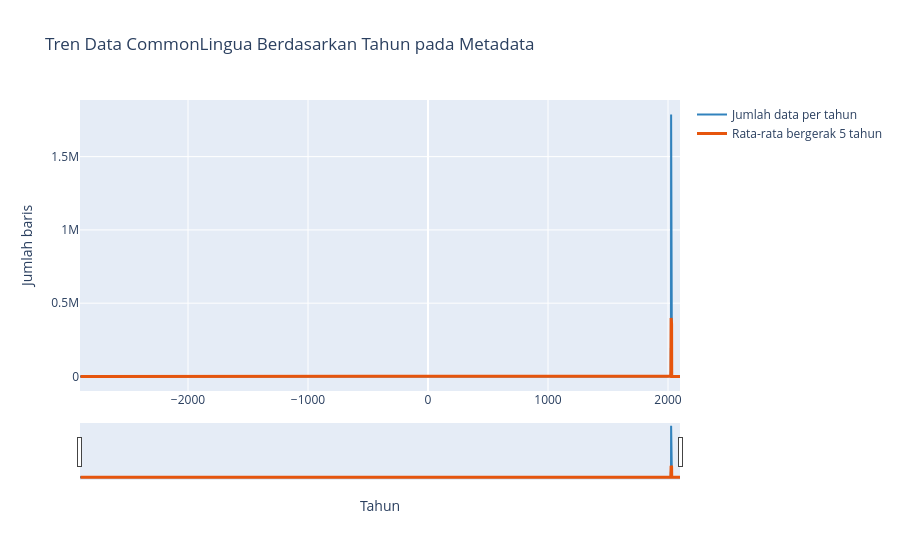

Notebook code for this chart:
### Code cell
# Visualisasi 1: Tren jumlah data berdasarkan tahun + rolling mean

fig1 = go.Figure()

fig1.add_trace(go.Scatter(
    x=yearly_trend["year"].to_list(),
    y=yearly_trend["records"].to_list(),
    mode="lines",
    name="Jumlah data per tahun",
    line=dict(color="#3182bd")
))

fig1.add_trace(go.Scatter(
    x=yearly_trend["year"].to_list(),
    y=yearly_trend["rolling_mean_5y"].to_list(),
    mode="lines",
    name="Rata-rata bergerak 5 tahun",
    line=dict(color="#e6550d", width=3)
))

fig1.update_layout(
    title="Tren Data CommonLingua Berdasarkan Tahun pada Metadata",
    xaxis=dict(title="Tahun", rangeslider=dict(visible=True)),
    yaxis_title="Jumlah baris",
    hovermode="x unified"
)
fig1.show()

### Figure 1 — Plotly figure (JSON) as saved in the notebook; plotly's stock layout.template omitted (floating-point values rounded to 4 significant figures; data arrays with more than 128 entries replaced by an {"elided": "..."} marker saying what was removed)
{"data": [{"line": {"color": "#3182bd"}, "mode": "lines", "name": "Jumlah data per tahun", "type": "scatter", "x": {"elided": "5001 int values"}, "y": {"elided": "5001 int values"}}, {"line": {"color": "#e6550d", "width": 3}, "mode": "lines", "name": "Rata-rata bergerak 5 tahun", "type": "scatter", "x": {"elided": "5001 int values"}, "y": {"elided": "5001 float values"}}], "layout": {"hovermode": "x unified", "title": {"text": "Tren Data CommonLingua Berdasarkan Tahun pada Metadata"}, "xaxis": {"rangeslider": {"visible": true}, "title": {"text": "Tahun"}}, "yaxis": {"title": {"text": "Jumlah baris"}}}}
